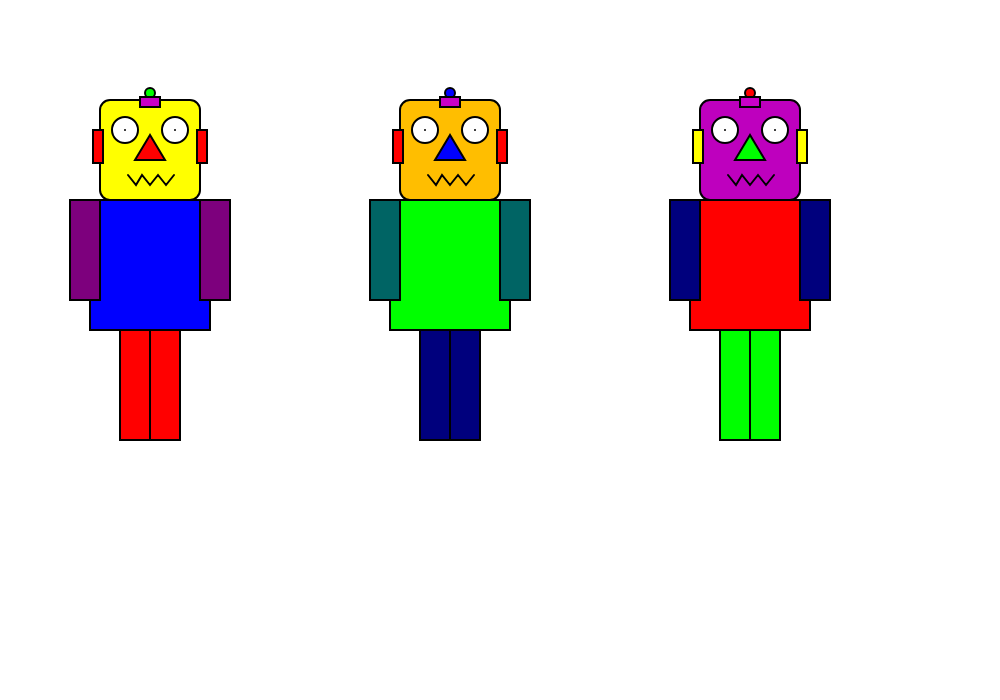
Frame 1 (no input)
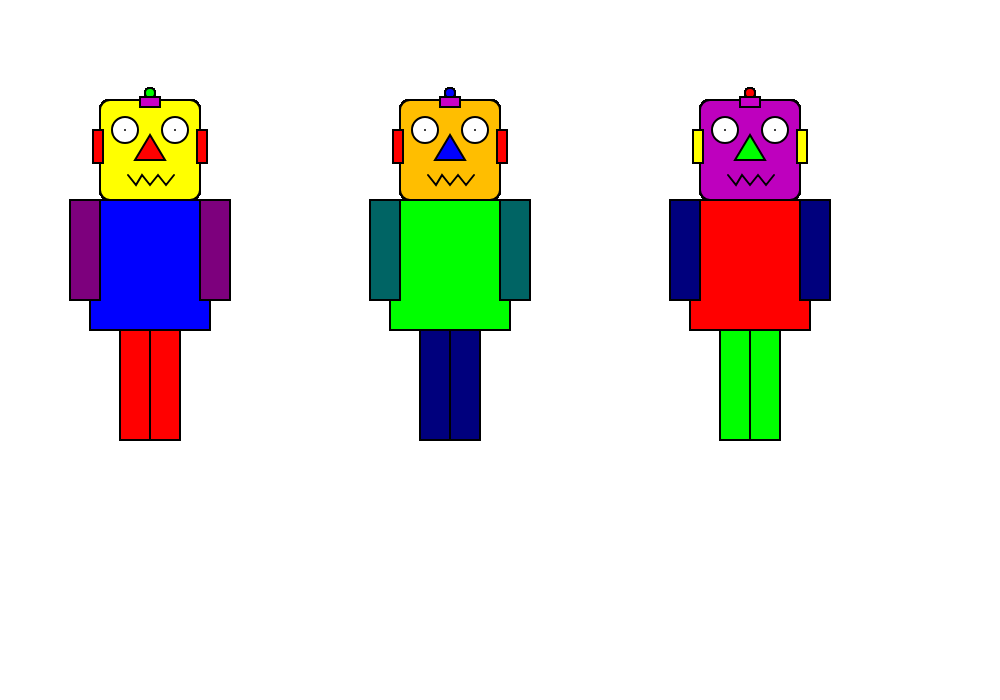
Frame 60 (no input)
Frame 120 (the mouse pressed at the canvas centre since frame 60): identical to frame 60, image omitted

The p5.js sketch that drew these frames (run headless with seeded random() and noise() and a simulated clock; from frame 60 on, the mouse is pressed at the canvas centre):

// p5.js sketch
// ── sketch.js
function setup()
{
	//create a canvas for the robot
	createCanvas(1000, 700);
}

function draw()
{
	strokeWeight(2);

	//robot body 1 - delete this code and make your own robot body
	fill(0,0,255);
	rect(90, 200, 120, 130);
    fill(125,0,125);
	rect(70, 200, 30, 100);
	rect(200, 200, 30, 100);
    fill(255,0,0)
	rect(120, 330, 30, 110);
	rect(150, 330, 30, 110);

	//robot body 2 - delete this code and make your own robot body
	fill (0,255,0)
    rect(390, 200, 120, 130);
    fill(0,100,100);
	rect(370, 200, 30, 100);
	rect(500, 200, 30, 100);
    fill(0,0,125);
	rect(420, 330, 30, 110);
	rect(450, 330, 30, 110);


	//robot body 3 - delete this code and make your own robot body
	fill(255,0,0)
    rect(690, 200, 120, 130);
    fill(0,0,125);
	rect(670, 200, 30, 100);
	rect(800, 200, 30, 100);
    fill(0,255,0);
	rect(720, 330, 30, 110);
	rect(750, 330, 30, 110);


	// !!! Draw the robot heads - You shouldn't need to change this code !!!

	//robot head 1
	fill(255,255,0);;
	rect(100, 100, 100, 100, 10);
    //robot head 2
    fill(255,190,0);
	rect(400, 100, 100, 100, 10);
    //robot head 3
    fill(190,0,190);
	rect(700, 100, 100, 100, 10);

	//ears
	fill(255, 0, 0);

	//robot ears 1
	rect(93, 130, 10, 33);
	rect(197, 130, 10, 33);

	//robot ears 2
	rect(393, 130, 10, 33);
	rect(497, 130, 10, 33);

	//robot ears 3
    fill(255,255,0);
	rect(693, 130, 10, 33);
	rect(797, 130, 10, 33);



	//robots' antennas
	fill(250, 250, 0);
    // robot antenna 1
    fill(0,255,0);
	ellipse(150, 93, 10, 10);
    // robot antenna 1
    fill(0,0,255);
	ellipse(450, 93, 10, 10);
    // robot antenna 1
    fill(255,0,0);
	ellipse(750, 93, 10, 10);

    //robots' antennas
	fill(200, 0, 200);
    // robot antenna 1
	rect(140, 97, 20, 10);
    // robot antenna 2
	rect(440, 97, 20, 10);
    // robot antenna 3
	rect(740, 97, 20, 10);


	//robot 1's eyes
	fill(255);
	ellipse(125, 130, 26, 26);
	point(125, 130);
	ellipse(175, 130, 26, 26);
	point(175, 130);

	//robot 2's eyes
	ellipse(425, 130, 26, 26);
	point(425, 130);
	ellipse(475, 130, 26, 26);
	point(475, 130);

	//robot 3's eyes
	ellipse(725, 130, 26, 26);
	point(725, 130);
	ellipse(775, 130, 26, 26);
	point(775, 130);


	//robots' noses
	fill(255, 0, 0);
    //robot 1 nose
	triangle(150, 135, 135, 160, 165, 160);
    //robot 2 nose
    fill(0,0,255);
	triangle(450, 135, 435, 160, 465, 160);
    //robot 3 nose
    fill(0,255,0);
	triangle(750, 135, 735, 160, 765, 160);

	//robot 1 mouth
	noFill();
	beginShape();
	vertex(128, 175);
	vertex(136, 185);
	vertex(142, 175);
	vertex(150, 185);
	vertex(158, 175);
	vertex(166, 185);
	vertex(174, 175);
	endShape();

	//robot 2 mouth
	beginShape();
	vertex(428, 175);
	vertex(436, 185);
	vertex(442, 175);
	vertex(450, 185);
	vertex(458, 175);
	vertex(466, 185);
	vertex(474, 175);
	endShape();

	//robot 3 mouth
	beginShape();
	vertex(728, 175);
	vertex(736, 185);
	vertex(742, 175);
	vertex(750, 185);
	vertex(758, 175);
	vertex(766, 185);
	vertex(774, 175);
	endShape();
}
